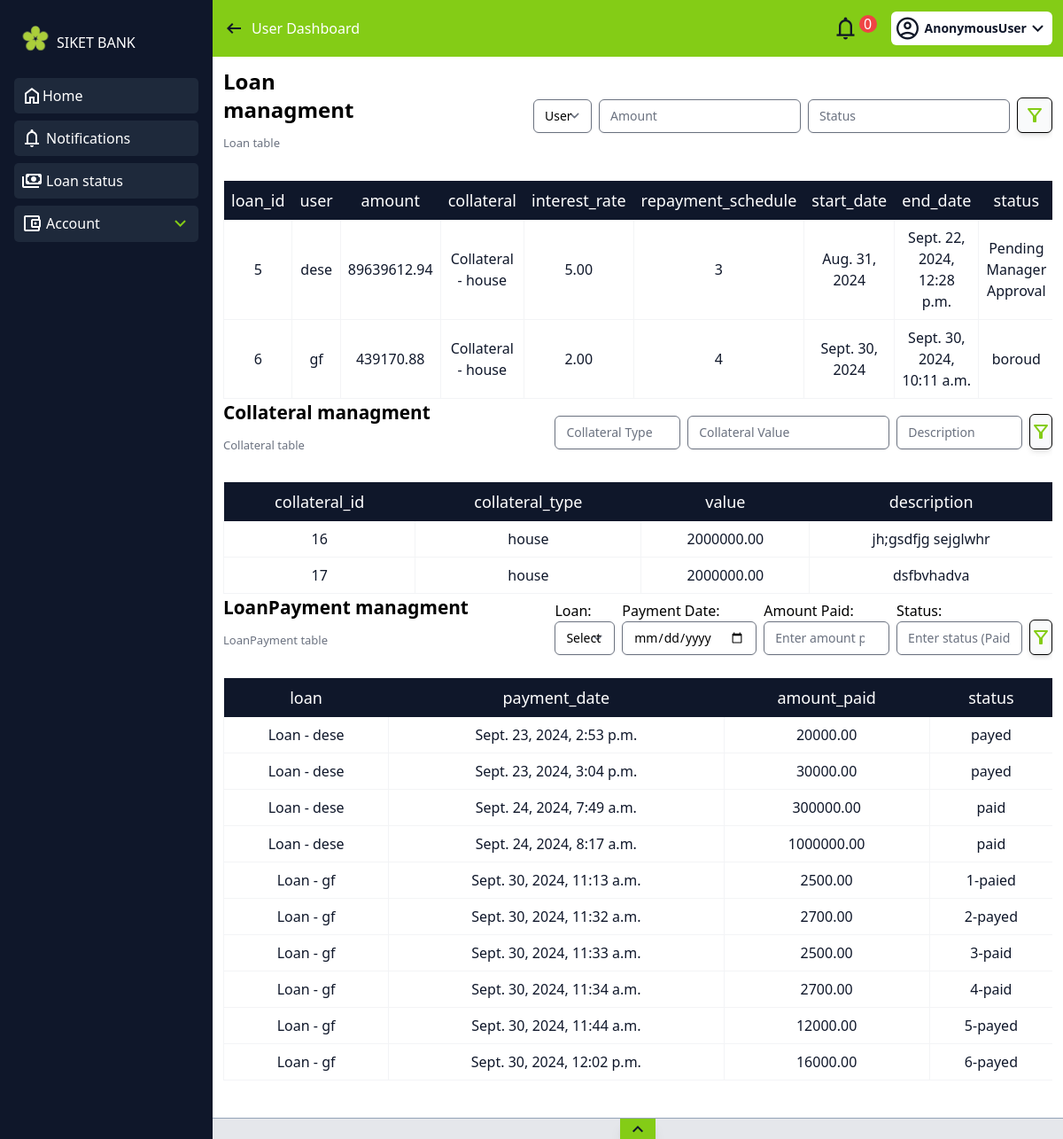
The app's page /Loan_managment/ with its own data.
### polls/models.py (models this page shows, shortened)
class Loan(models.Model):
    loan_id = models.AutoField(primary_key=True)
    user = models.ForeignKey(User, on_delete=models.CASCADE)
    amount = models.DecimalField(max_digits=15, decimal_places=2, default=0.0 )
    collateral = models.OneToOneField('Collateral', on_delete=models.CASCADE, related_name='loan')
    interest_rate = models.DecimalField(max_digits=5, decimal_places=2 )
    repayment_schedule = models.IntegerField(null=True)
    start_date = models.DateField(default=timezone.now)
    paid_amount = models.DecimalField(max_digits=15, decimal_places=2, default=0.0)  # Add this field
    end_date = models.DateTimeField(null=True)  # Allowing nullable end_date
    status = models.CharField(max_length=50, null=True)
    history = HistoricalRecords()
    def __str__(self):
        return f"Loan - {self.user.username}"

class Collateral(models.Model):
    collateral_id = models.AutoField(primary_key=True)
    collateral_type = models.CharField(max_length=100)
    value = models.DecimalField(max_digits=15, decimal_places=2)
    description = models.TextField()
    history = HistoricalRecords()
    def __str__(self):
        return f"Collateral - {self.collateral_type}"

class LoanPayment(models.Model):
    loan = models.ForeignKey(Loan, on_delete=models.CASCADE)
    payment_date = models.DateTimeField()
    amount_paid = models.DecimalField(max_digits=15, decimal_places=2)
    status = models.CharField(max_length=50)
    history = HistoricalRecords()  # Paid, Late, etc.

### polls/views.py (the view)
# urls.py: path('Loan_managment/', Loan_managment, name='Loan_managment'),
def Loan_managment(request):
    loan = Loan.objects.all()
    fil = Loan_filter(request.GET, queryset=loan)
    collateral = Collateral.objects.all()
    filter_col = CollateralFilter(request.GET, queryset=collateral)
    loan_payment = LoanPayment.objects.all()
    filter_payment = LoanPaymentFilter(request.GET, queryset=loan_payment)
    return render(request, 'loan_managment.html', {'laon': loan, 'collateral': collateral, 'fil': fil, 'filter_col': filter_col, 'loan_payment': loan_payment,'filter_payment': filter_payment})

### polls/templates/loan_managment.html (shortened to what this page needs)
{% extends 'home.html' %}
{% block main %}
<div class="w-full">
    <div class="flex justify-center md:justify-between items-center w-full overflow-x-auto">
        <div class="hidden md:block">
            <h1 class="text-2xl font-bold pb-3">Loan managment</h1>
<p class="text-gray-500 text-[13px] pb-3">Loan table</p>
        </div>
        <div class="flex gap-10 items-center  lg:w-[80%] w-full ">
                <form method="GET" action="{% url 'Loan_managment' %}" class="flex-grow flex items-end gap-2 w-full lg:justify-end">
                    {{ fil.form.as_p }}
                    <button id="ser" type="submit" class="w-10 h-10 bg-gray-50 shadow-md rounded-md flex items-center justify-center" style="border: 1px solid black;">
                        <span class="material-symbols-outlined text-lime-500">filter_alt</span>
                    </button>
                </form>
        </div>
    </div>
    <div class="w-full flex flex-col  pt-5">
    <div class="max-w-full overflow-x-auto ">
    <table class="w-full table-auto overflow-x-auto">
        <thead>
           <tr class="text-center bg-slate-900">
              <th class="emp-custom-style-head">loan_id</th>
              <th class="emp-custom-style-head">user</th>
              <th class="emp-custom-style-head">amount</th>
              <th class="emp-custom-style-head">collateral</th>
              <th class="emp-custom-style-head">interest_rate</th>
              <th class="emp-custom-style-head">repayment_schedule</th>
              <th class="emp-custom-style-head">start_date</th>
              <th class="emp-custom-style-head">end_date</th>
              <th class="emp-custom-style-head">status</th>
           </tr>
        </thead>
        <tbody>
         {% for loan in fil.qs %}
           <tr>
              <td class="emp-table-sty">{{loan.loan_id}}</td>
              <td class="emp-table-sty">{{loan.user}}</td>
              <td class="emp-table-sty">{{loan.amount}}</td>
              <td class="emp-table-sty">{{loan.collateral}}</td>
              <td class="emp-table-sty">{{loan.interest_rate}}</td>
              <td class="emp-table-sty">{{loan.repayment_schedule}}</td>
              <td class="emp-table-sty">{{loan.start_date}}</td>
              <td class="emp-table-sty">{{loan.end_date}}</td>
              <td class="emp-table-sty">{{loan.status}}</td>
           </tr>
         {% endfor %}
        </tbody>
     </table>
     </div>
    </div>
    <div class="flex justify-center md:justify-between items-center w-full overflow-x-auto">
        <div class="hidden md:block lg:w-[35%] ">
            <h1 class="text-[1.3rem] font-bold pb-3 w-full">Collateral managment</h1>
<p class="text-gray-500 text-[13px] pb-3">Collateral table</p>
        </div>
        <div class="flex gap-10 items-center  lg:w-[60%] w-full ">
                <form method="GET" action="{% url 'Loan_managment' %}" class="flex-grow flex items-end gap-2 w-full lg:justify-end">
                    {{ filter_col.form.as_p }}
                    <button id="ser" type="submit" class="w-10 h-10 bg-gray-50 shadow-md rounded-md flex items-center justify-center" style="border: 1px solid black;">
                        <span class="material-symbols-outlined text-lime-500">filter_alt</span>
                    </button>
                </form>
        </div>
    </div>
    <div class="w-full flex flex-col  pt-5">
    <div class="max-w-full overflow-x-auto ">
    <table class="w-full table-auto overflow-x-auto">
        <thead>
           <tr class="text-center bg-slate-900">
              <th class="emp-custom-style-head">collateral_id</th>
              <th class="emp-custom-style-head">collateral_type</th>
              <th class="emp-custom-style-head">value</th>
              <th class="emp-custom-style-head">description</th>
           </tr>
        </thead>
        <tbody>
         {% for collateral in filter_col.qs %}
           <tr>
              <td class="emp-table-sty">{{collateral.collateral_id}}</td>
              <td class="emp-table-sty">{{collateral.collateral_type}}</td>
              <td class="emp-table-sty">{{collateral.value}}</td>
              <td class="emp-table-sty">{{collateral.description}}</td>
           </tr>
         {% endfor %}
        </tbody>
     </table>
     </div>
    </div>
    <div class="flex justify-center md:justify-between items-center w-full overflow-x-auto">
        <div class="hidden md:block lg:w-[35%] ">
            <h1 class="text-[1.3rem] font-bold pb-3 w-full">LoanPayment managment</h1>
<p class="text-gray-500 text-[13px] pb-3">LoanPayment table</p>
        </div>
        <div class="flex gap-10 items-center  lg:w-[60%] w-full ">
                <form method="GET" action="{% url 'Loan_managment' %}" class="flex-grow flex items-end gap-2 w-full lg:justify-end">
                    {{ filter_payment.form.as_p }}
                    <button id="ser" type="submit" class="w-10 h-10 bg-gray-50 shadow-md rounded-md flex items-center justify-center" style="border: 1px solid black;">
                        <span class="material-symbols-outlined text-lime-500">filter_alt</span>
                    </button>
                </form>
        </div>
    </div>
    <div class="w-full flex flex-col  pt-5">
    <div class="max-w-full overflow-x-auto ">
    <table class="w-full table-auto overflow-x-auto">
        <thead>
           <tr class="text-center bg-slate-900">
              <th class="emp-custom-style-head">loan</th>
              <th class="emp-custom-style-head">payment_date</th>
              <th class="emp-custom-style-head">amount_paid</th>
              <th class="emp-custom-style-head">status</th>
           </tr>
        </thead>
        <tbody>
         {% for payment in filter_payment.qs %}
           <tr>
              <td class="emp-table-sty">{{payment.loan}}</td>
              <td class="emp-table-sty">{{payment.payment_date}}</td>
              <td class="emp-table-sty">{{payment.amount_paid}}</td>
              <td class="emp-table-sty">{{payment.status}}</td>
           </tr>
         {% endfor %}
        </tbody>
     </table>
     </div>
    </div>
</div>
{% endblock %}

### polls/templates/home.html (shortened to what this page needs)
{% load static tailwind_tags %}
<!DOCTYPE html>
<html lang="en">
<head>
    <link href='https://cdn.jsdelivr.net/npm/fullcalendar@5.11.0/main.min.css' rel='stylesheet' />
    <link href="https://cdnjs.cloudflare.com/ajax/libs/font-awesome/6.0.0-beta3/css/all.min.css" rel="stylesheet">
    {% tailwind_css %}
</head>
<body class= "overflow-hidden">
    <div class="flex  w-screen h-screen overflow-y-hidden">
        <div id="sid-bar" class=" hidden md:w-[30%] lg:w-[20%] h-full bg-slate-900 p-1 lg:p-4 text-white  md:flex flex-col ease-in duration-300 items-center overflow-y-auto space-y-[0.5rem]">
            <div class=" w-full flex justify-between items-center">
                <a class="flex w-full pt-3 pb-3 items-center" href="{% url '' %}">
                    <img src="../../media/logo-removebg-preview.png" class="w-12 min-w-8 h-auto" alt="Logo">
                <h1>SIKET BANK</h1>
                </a>
            </div>
            <div class="w-full rounded-[5px] hover:bg-slate-700 bg-slate-800 h-max p-2">
                <div class="flex  justify-between w-full">
                    <a class=" flex items-center " href="{% url '' %}">
                        <span class="material-symbols-outlined">
                        </span> <h1>Home</h1>
                    </a>
                </div>
            </div>
<div class="w-full rounded-[5px] hover:bg-slate-700 bg-slate-800 h-max p-2 ">
    <div id="sid_con" class="flex justify-between">
        <a  class=" flex gap-1 items-center" href="{% url 'send_notification' request.user.username %}"><span class="material-symbols-outlined">
            </span> <h1>Notifications</h1></a>
    </div>
</div>
            {% if user.groups.first.name != 'admin' and user.groups.first.name != 'Customer Service Representative' and user.groups.first.name != 'Loan Officer' and user.groups.first.name != 'HR Specialist' and user.groups.first.name != 'Branch Manager'  %}
            <div  class="w-full rounded-[5px] hover:bg-slate-700 bg-slate-800 h-max p-2">
                <div id="sid_con" class="flex justify-between ">
                    <a class="w-auto flex items-center gap-1" href="{% url 'per_loan' %}"><span class="material-symbols-outlined">
                        </span> <h1>Loan status</h1></a>
                </div>
            </div>
            {% endif %}
{% if user.groups.first.name != 'admin' and user.groups.first.name != 'Customer Service Representative' and user.groups.first.name != 'Loan Officer' and user.groups.first.name != 'HR Specialist' and user.groups.first.name != 'Branch Manager'%}
            <div  class="w-full rounded-[5px] hover:bg-slate-700 bg-slate-800 h-max p-2">
                <div id="sid_con" class="flex justify-between ">
                    <a class="w-auto flex items-center gap-1" href="{% url 'Per_Account' %}">
                        <span class="material-symbols-outlined">
                        </span> <h1>Account</h1></a>
                        <span id="drop" class="material-symbols-outlined text-lime-500 text-[25px] cursor-pointer">
                            </span>
                </div>
            </div>
            {% endif %}
        </div>
        <div id="nav-manu" class="w-[100%] md:w-[70%] lg:w-[80%] h-screen ease-in duration-300 relative pb-5">
            <div class="w-full h-[8%] lg:h-16 p-3 bg-slate-900 md:bg-lime-500 flex justify-between items-center z-50">
                <div class="md:flex hidden gap-2">
                    <span id="toggleIcon" onclick="toggle()"  class="material-symbols-outlined text-gray-900" style="cursor: pointer;">
                        </span> <p class="text-white">{% if user.groups.first.name %}
                            {{user.groups.first.name}}
                            {% else %} User {% endif %} Dashboard</p>
                </div>
                <div class="flex gap-4 items-center">
                     <div class="flex">
                        <span id="room-name-submit" class="material-symbols-outlined text-lime-500 md:text-gray-900 text-[30px] cursor-pointer">
                            </span>
                            <div id="notification-count" class="w-5 h-5 text-white flex items-center justify-center bg-red-500 rounded-full cursor-pointer">0</div>
                     </div>
                    <div  onclick="user_pro()" class="w-max h-max p-1 rounded-md bg-white flex items-center">
                        {% if request.user.userprofile.profile_image %}
                        <div class="w-7 h-7 md:w-10 md:h-10 rounded-full overflow-hidden flex justify-center items-center border-slate-900 border-2">
                            <img src="{{ request.user.userprofile.profile_image.url }}" class="border-white rounded-full border-2 object-cover w-full h-full" alt="">
                        </div>
                            {% else %}
                            <span class="material-symbols-outlined text-gray-900 text-[30px] cursor-pointer">
                                </span>
                            {% endif %}
                            <p class="font-bold text-sm text-slate-900 pl-1">{{user}}</p>
                            <span class="material-symbols-outlined text-gray-900 text-[25px] cursor-pointer hidden md:flex">
                                </span>
                    </div>
                </div>
            </div>
            <div class="p-3 overflow-y-auto h-[92%] overflow-x-hidden w-full">
                {% block main %}{% endblock %}
            </div>
<div id="footer_cont" class="mt-auto w-full h-6 bg-gray-200  inset-0 bottom-0 flex-col flex justify-between absolute ease-in-out duration-100 z-50 shadow-2xl">
    <div class="w-full flex justify-center border-t border-slate-400">
        <span id="fotter_toggler" class="material-symbols-outlined cursor-pointer bg-lime-500 px-2 text-slate-900  shadow-lg">
        </span>
    </div>
</div>
        </div>
    </div>
</body>
</html>

### records on screen
Loan: loan_id "5", user "dese", amount "89639612.94", collateral "Collateral - house", interest_rate "5.00", repayment_schedule "3", start_date "Aug. 31, 2024", end_date "Sept. 22, 2024, 12:28 p.m.", status "Pending Manager Approval", loan "Select a loan"
Loan: loan_id "6", user "gf", amount "439170.88", collateral "Collateral - house", interest_rate "2.00", repayment_schedule "4", start_date "Sept. 30, 2024", end_date "Sept. 30, 2024, 10:11 a.m.", status "boroud"
Collateral: collateral_id "16", collateral_type "house", value "2000000.00", description "jh;gsdfjg sejglwhr"
Collateral: collateral_id "17", collateral_type "house", value "2000000.00", description "dsfbvhadva"
LoanPayment: loan "Loan - dese", payment_date "Sept. 23, 2024, 2:53 p.m.", amount_paid "20000.00", status "payed"
LoanPayment: loan "Loan - dese", payment_date "Sept. 23, 2024, 3:04 p.m.", amount_paid "30000.00", status "payed"
LoanPayment: loan "Loan - dese", payment_date "Sept. 24, 2024, 7:49 a.m.", amount_paid "300000.00", status "paid"
LoanPayment: loan "Loan - dese", payment_date "Sept. 24, 2024, 8:17 a.m.", amount_paid "1000000.00", status "paid"
LoanPayment: loan "Loan - gf", payment_date "Sept. 30, 2024, 11:13 a.m.", amount_paid "2500.00", status "1-paied"
LoanPayment: loan "Loan - gf", payment_date "Sept. 30, 2024, 11:32 a.m.", amount_paid "2700.00", status "2-payed"
LoanPayment: loan "Loan - gf", payment_date "Sept. 30, 2024, 11:33 a.m.", amount_paid "2500.00", status "3-paid"
LoanPayment: loan "Loan - gf", payment_date "Sept. 30, 2024, 11:34 a.m.", amount_paid "2700.00", status "4-paid"
LoanPayment: loan "Loan - gf", payment_date "Sept. 30, 2024, 11:44 a.m.", amount_paid "12000.00", status "5-payed"
LoanPayment: loan "Loan - gf", payment_date "Sept. 30, 2024, 12:02 p.m.", amount_paid "16000.00", status "6-payed"

### other values on screen
{{ user }} "AnonymousUser"
